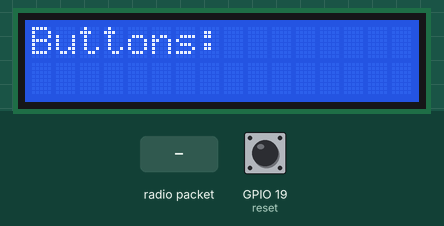
Simulated run of this sketch. Board: ESP32. Shown: 16×2 character LCD. The test bench sets the inputs (shaded band); at power-on: GPIO 19 (reset) LOW. What the sketch prints to the serial monitor is not drawn.

Above: at 1.2 s.
1.3 s: GPIO 19 (reset) pulled HIGH for 1 s
2.9 s: radio packet "A" arrives
Timing chart, 0 to 5.9 s (numbered marks = the images above; inputs shaded):
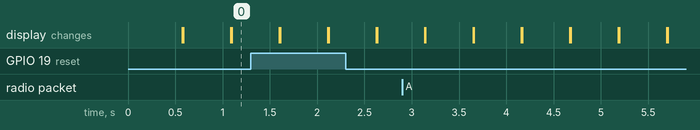

The sketch:

Main.ino
```cpp
/*
  Main Buzzer Code
  ----------------
  This code runs on the main ESP32 development board in a wireless buzzer system designed for quiz or game setups.
  It manages the central communication and control of the buzzer system, displaying the pressed buttons on an I2C 16x2 LCD display.
  The system supports 4 teams with 4 players each and uses the ESPNOW protocol for communication, achieving a latency
  response time of approximately 2 milliseconds.

  Features:
  - Receives button press data from team buzzers
  - Displays the pressed buttons on an I2C 16x2 LCD
  - Manages the state of button presses to ensure correct game flow
  - Resets the system when the reset button is pressed

  Components:
  - 1 x ESP32 Development Board (Main Buzzer)
  - 1 x I2C 16x2 LCD Display
  - 1 x Push Button
  Author: Kavin Nimalarajan
*/

// include libraries
#include <esp_now.h>
#include <WiFi.h>
#include <LiquidCrystal_PCF8574.h>

// setting up the variables for reset button
#define reset 19

// variable for storing the button status
int statereset = 0;
int ind = 0;
String buttons[4];
bool Apress = false;
bool Bpress = false;
bool Cpress = false;
bool Dpress = false;

// MAC address' of buzzers
uint8_t teamA[] = { 0xA8, 0x42, 0xE3, 0xBC, 0x72, 0xF8 }; // Change MAC address to suit your ESP32
uint8_t teamB[] = { 0xE4, 0x65, 0xB8, 0x79, 0x78, 0xB0 }; // Change MAC address to suit your ESP32
uint8_t teamC[] = { 0xA0, 0xA3, 0xB3, 0xAB, 0x84, 0x24 }; // Change MAC address to suit your ESP32
uint8_t teamD[] = { 0xE4, 0x65, 0xB8, 0x79, 0x82, 0xD0 }; // Change MAC address to suit your ESP32

// define I2C address for 16x2 LCD
#define I2C_ADDR 0x27
LiquidCrystal_PCF8574 lcd(I2C_ADDR);

// data structure
typedef struct buttonpress {
  String button;
} buttonpress;

// create a structured object
buttonpress myData;

// peer info
esp_now_peer_info_t peerInfo;

// callback function when data is sent
void OnDataSent(const uint8_t *mac_addr, esp_now_send_status_t status) {
  Serial.print("\r\nLast Packet Send Status:\t");
  Serial.println(status == ESP_NOW_SEND_SUCCESS ? "Delivery Success" : "Delivery Fail");
}
// callback functions when data is received
void OnDataRecv(const esp_now_recv_info *recv_info, const uint8_t *incomingData, int len) {
  const uint8_t* mac = recv_info->src_addr;
  memcpy(&myData, incomingData, sizeof(myData));
  Serial.print("Data received: ");
  Serial.println(len);
  Serial.println("Button: ");
  Serial.println(myData.button);
  buttonSelect(myData.button);
}

void buttonSelect(String button) {
  if (button[0] == 'A' && !Apress) {
    Apress = true;
    buttons[ind] = button;
    ind++;
  }
  else if (button[0] == 'B' && !Bpress) {
    Bpress = true;
    buttons[ind] = button;
    ind++;
  }
  else if (button[0] == 'C' && !Cpress) {
    Cpress = true;
    buttons[ind] = button;
    ind++;
  }
  else if (button[0] == 'D' && !Dpress) {
    Dpress = true;
    buttons[ind] = button;
    ind++;
  }
}

void setup() {
  Serial.begin(115200);
  WiFi.mode(WIFI_STA);
  Wire.begin();

  // initialize the LCD
  lcd.begin(16, 2);
  lcd.setBacklight(255);

  // initializing the button pins as input
  pinMode(reset, INPUT);

  // initilize esp-now
  if (esp_now_init() != ESP_OK) {
    Serial.println("Error initializing ESP_NOW");
    return;
  }

  // register received callback
  esp_now_register_recv_cb(OnDataRecv);

  // register send callback
  esp_now_register_send_cb(OnDataSent);

  // register peer
  peerInfo.channel = 0;
  peerInfo.encrypt = false;

  // add buzzer A as peer
  memcpy(peerInfo.peer_addr, teamA, 6);
  if (esp_now_add_peer(&peerInfo) != ESP_OK) {
    Serial.println("Failed to add peer");
    return;
  }

  // add buzzer B as peer
  memcpy(peerInfo.peer_addr, teamB, 6);
  if (esp_now_add_peer(&peerInfo) != ESP_OK) {
    Serial.println("Failed to add peer");
    return;
  }

  // add buzzer C as peer
  memcpy(peerInfo.peer_addr, teamC, 6);
  if (esp_now_add_peer(&peerInfo) != ESP_OK) {
    Serial.println("Failed to add peer");
    return;
  }

  // add buzzer D as peer
  memcpy(peerInfo.peer_addr, teamD, 6);
  if (esp_now_add_peer(&peerInfo) != ESP_OK) {
    Serial.println("Failed to add peer");
    return;
  }
}

void loop() {
  statereset = digitalRead(reset);

  lcd.setCursor(0, 0);
  lcd.print("Buttons:");

  String displayText = "";
  for (int i = 0; i < ind; i++) {
    displayText += buttons[i] + " ";
  }
  lcd.setCursor(0, 1);
  lcd.print(displayText);

  if (statereset == HIGH) {
    myData.button = "clear";
    esp_now_send(0, (uint8_t *)&myData, sizeof(myData));
    ind = 0;

    Apress = false;
    Bpress = false;
    Cpress = false;
    Dpress = false;

    for (int i = 0; i < 4; i++) {
      buttons[i] = "";
    }
  }

  delay(500);
  lcd.clear();
}
```
